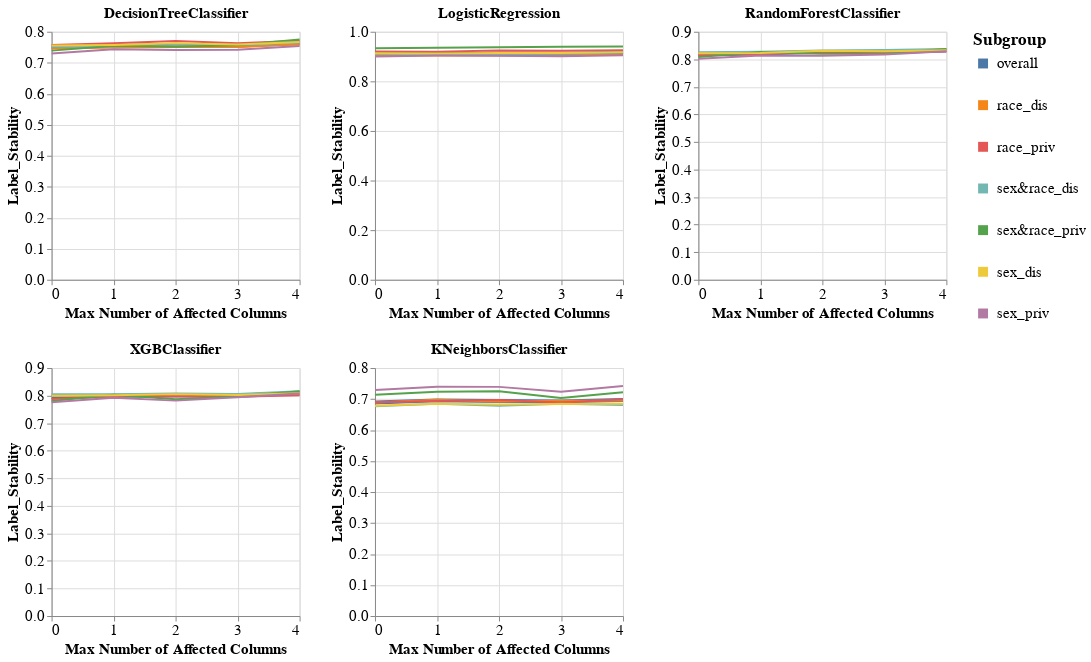

Here is the notebook cell this chart was saved with:
### Code cell
visualizer.create_subgroups_grid_pct_lines_per_model_plot(subgroup_metric='Label_Stability',
                                                          target_preprocessing_technique=PREPROCESSING_TECHNIQUES[0],
                                                          model_names=MODEL_NAMES,
                                                          mode='max_num_columns')

### Figure 1 — Vega-Lite specification as saved in the notebook (floating-point values rounded to 4 significant figures)
{"config": {"view": {"continuousWidth": 400, "continuousHeight": 300}, "axis": {"labelFontSize": 15, "titleFontSize": 15}, "legend": {"labelFontSize": 15, "symbolStrokeWidth": 10, "titleFontSize": 17}, "title": {"fontSize": 15}}, "vconcat": [{"hconcat": [{"mark": "line", "encoding": {"color": {"field": "Subgroup", "type": "nominal"}, "strokeWidth": {"condition": {"value": 4, "test": "datum.Subgroup == 'overall'"}, "value": 2}, "x": {"axis": {"tickMinStep": 1}, "field": "Percentage", "title": "Max Number of Affected Columns", "type": "quantitative"}, "y": {"field": "Metric_Value", "title": "Label_Stability", "type": "quantitative"}}, "height": 250, "title": "DecisionTreeClassifier", "width": 250}, {"data": {"name": "data-2c7a5b81c70b5303ae9de58b3e9a5795"}, "mark": "line", "encoding": {"color": {"field": "Subgroup", "type": "nominal"}, "strokeWidth": {"condition": {"value": 4, "test": "datum.Subgroup == 'overall'"}, "value": 2}, "x": {"axis": {"tickMinStep": 1}, "field": "Percentage", "title": "Max Number of Affected Columns", "type": "quantitative"}, "y": {"field": "Metric_Value", "title": "Label_Stability", "type": "quantitative"}}, "height": 250, "title": "LogisticRegression", "width": 250}, {"data": {"name": "data-518fee52e54e1ca94f410b42810bc206"}, "mark": "line", "encoding": {"color": {"field": "Subgroup", "type": "nominal"}, "strokeWidth": {"condition": {"value": 4, "test": "datum.Subgroup == 'overall'"}, "value": 2}, "x": {"axis": {"tickMinStep": 1}, "field": "Percentage", "title": "Max Number of Affected Columns", "type": "quantitative"}, "y": {"field": "Metric_Value", "title": "Label_Stability", "type": "quantitative"}}, "height": 250, "title": "RandomForestClassifier", "width": 250}]}, {"hconcat": [{"mark": "line", "encoding": {"color": {"field": "Subgroup", "type": "nominal"}, "strokeWidth": {"condition": {"value": 4, "test": "datum.Subgroup == 'overall'"}, "value": 2}, "x": {"axis": {"tickMinStep": 1}, "field": "Percentage", "title": "Max Number of Affected Columns", "type": "quantitative"}, "y": {"field": "Metric_Value", "title": "Label_Stability", "type": "quantitative"}}, "height": 250, "title": "XGBClassifier", "width": 250}, {"data": {"name": "data-02d56a56b02fc8c8c2ed9c9306bf7396"}, "mark": "line", "encoding": {"color": {"field": "Subgroup", "type": "nominal"}, "strokeWidth": {"condition": {"value": 4, "test": "datum.Subgroup == 'overall'"}, "value": 2}, "x": {"axis": {"tickMinStep": 1}, "field": "Percentage", "title": "Max Number of Affected Columns", "type": "quantitative"}, "y": {"field": "Metric_Value", "title": "Label_Stability", "type": "quantitative"}}, "height": 250, "title": "KNeighborsClassifier", "width": 250}], "data": {"name": "data-7a94dd33a477cd0164b4ab541601fbd0"}}], "data": {"name": "data-3f572dcca324735318c8ed7069daedfb"}, "$schema": "https://vega.github.io/schema/vega-lite/v4.17.0.json", "datasets": {"data-3f572dcca324735318c8ed7069daedfb": [{"Model_Name": "DecisionTreeClassifier", "Test_Set_Index": 0.0, "Metric": "Label_Stability", "Subgroup": "overall", "Num_Estimators": 200.0, "Metric_Value": 0.7503, "Percentage": 0.0}, {"Model_Name": "DecisionTreeClassifier", "Test_Set_Index": 0.0, "Metric": "Label_Stability", "Subgroup": "race_dis", "Num_Estimators": 200.0, "Metric_Value": 0.746, "Percentage": 0.0}, {"Model_Name": "DecisionTreeClassifier", "Test_Set_Index": 0.0, "Metric": "Label_Stability", "Subgroup": "race_priv", "Num_Estimators": 200.0, "Metric_Value": 0.7576, "Percentage": 0.0}, {"Model_Name": "DecisionTreeClassifier", "Test_Set_Index": 0.0, "Metric": "Label_Stability", "Subgroup": "sex&race_dis", "Num_Estimators": 200.0, "Metric_Value": 0.7519, "Percentage": 0.0}, {"Model_Name": "DecisionTreeClassifier", "Test_Set_Index": 0.0, "Metric": "Label_Stability", "Subgroup": "sex&race_priv", "Num_Estimators": 200.0, "Metric_Value": 0.7391, "Percentage": 0.0}, {"Model_Name": "DecisionTreeClassifier", "Test_Set_Index": 0.0, "Metric": "Label_Stability", "Subgroup": "sex_dis", "Num_Estimators": 200.0, "Metric_Value": 0.756, "Percentage": 0.0}, {"Model_Name": "DecisionTreeClassifier", "Test_Set_Index": 0.0, "Metric": "Label_Stability", "Subgroup": "sex_priv", "Num_Estimators": 200.0, "Metric_Value": 0.7298, "Percentage": 0.0}, {"Model_Name": "DecisionTreeClassifier", "Test_Set_Index": 1.0, "Metric": "Label_Stability", "Subgroup": "overall", "Num_Estimators": 200.0, "Metric_Value": 0.7542, "Percentage": 1.0}, {"Model_Name": "DecisionTreeClassifier", "Test_Set_Index": 1.0, "Metric": "Label_Stability", "Subgroup": "race_dis", "Num_Estimators": 200.0, "Metric_Value": 0.7492, "Percentage": 1.0}, {"Model_Name": "DecisionTreeClassifier", "Test_Set_Index": 1.0, "Metric": "Label_Stability", "Subgroup": "race_priv", "Num_Estimators": 200.0, "Metric_Value": 0.7626, "Percentage": 1.0}, {"Model_Name": "DecisionTreeClassifier", "Test_Set_Index": 1.0, "Metric": "Label_Stability", "Subgroup": "sex&race_dis", "Num_Estimators": 200.0, "Metric_Value": 0.7531, "Percentage": 1.0}, {"Model_Name": "DecisionTreeClassifier", "Test_Set_Index": 1.0, "Metric": "Label_Stability", "Subgroup": "sex&race_priv", "Num_Estimators": 200.0, "Metric_Value": 0.7545, "Percentage": 1.0}, {"Model_Name": "DecisionTreeClassifier", "Test_Set_Index": 1.0, "Metric": "Label_Stability", "Subgroup": "sex_dis", "Num_Estimators": 200.0, "Metric_Value": 0.7574, "Percentage": 1.0}, {"Model_Name": "DecisionTreeClassifier", "Test_Set_Index": 1.0, "Metric": "Label_Stability", "Subgroup": "sex_priv", "Num_Estimators": 200.0, "Metric_Value": 0.7432, "Percentage": 1.0}, {"Model_Name": "DecisionTreeClassifier", "Test_Set_Index": 2.0, "Metric": "Label_Stability", "Subgroup": "overall", "Num_Estimators": 200.0, "Metric_Value": 0.7583, "Percentage": 2.0}, {"Model_Name": "DecisionTreeClassifier", "Test_Set_Index": 2.0, "Metric": "Label_Stability", "Subgroup": "race_dis", "Num_Estimators": 200.0, "Metric_Value": 0.7509, "Percentage": 2.0}, {"Model_Name": "DecisionTreeClassifier", "Test_Set_Index": 2.0, "Metric": "Label_Stability", "Subgroup": "race_priv", "Num_Estimators": 200.0, "Metric_Value": 0.7704, "Percentage": 2.0}, {"Model_Name": "DecisionTreeClassifier", "Test_Set_Index": 2.0, "Metric": "Label_Stability", "Subgroup": "sex&race_dis", "Num_Estimators": 200.0, "Metric_Value": 0.7553, "Percentage": 2.0}, {"Model_Name": "DecisionTreeClassifier", "Test_Set_Index": 2.0, "Metric": "Label_Stability", "Subgroup": "sex&race_priv", "Num_Estimators": 200.0, "Metric_Value": 0.7512, "Percentage": 2.0}, {"Model_Name": "DecisionTreeClassifier", "Test_Set_Index": 2.0, "Metric": "Label_Stability", "Subgroup": "sex_dis", "Num_Estimators": 200.0, "Metric_Value": 0.763, "Percentage": 2.0}, {"Model_Name": "DecisionTreeClassifier", "Test_Set_Index": 2.0, "Metric": "Label_Stability", "Subgroup": "sex_priv", "Num_Estimators": 200.0, "Metric_Value": 0.7412, "Percentage": 2.0}, {"Model_Name": "DecisionTreeClassifier", "Test_Set_Index": 3.0, "Metric": "Label_Stability", "Subgroup": "overall", "Num_Estimators": 200.0, "Metric_Value": 0.7552, "Percentage": 3.0}, {"Model_Name": "DecisionTreeClassifier", "Test_Set_Index": 3.0, "Metric": "Label_Stability", "Subgroup": "race_dis", "Num_Estimators": 200.0, "Metric_Value": 0.7507, "Percentage": 3.0}, {"Model_Name": "DecisionTreeClassifier", "Test_Set_Index": 3.0, "Metric": "Label_Stability", "Subgroup": "race_priv", "Num_Estimators": 200.0, "Metric_Value": 0.7625, "Percentage": 3.0}, {"Model_Name": "DecisionTreeClassifier", "Test_Set_Index": 3.0, "Metric": "Label_Stability", "Subgroup": "sex&race_dis", "Num_Estimators": 200.0, "Metric_Value": 0.7561, "Percentage": 3.0}, {"Model_Name": "DecisionTreeClassifier", "Test_Set_Index": 3.0, "Metric": "Label_Stability", "Subgroup": "sex&race_priv", "Num_Estimators": 200.0, "Metric_Value": 0.7567, "Percentage": 3.0}, {"Model_Name": "DecisionTreeClassifier", "Test_Set_Index": 3.0, "Metric": "Label_Stability", "Subgroup": "sex_dis", "Num_Estimators": 200.0, "Metric_Value": 0.7589, "Percentage": 3.0}, {"Model_Name": "DecisionTreeClassifier", "Test_Set_Index": 3.0, "Metric": "Label_Stability", "Subgroup": "sex_priv", "Num_Estimators": 200.0, "Metric_Value": 0.7416, "Percentage": 3.0}, {"Model_Name": "DecisionTreeClassifier", "Test_Set_Index": 4.0, "Metric": "Label_Stability", "Subgroup": "overall", "Num_Estimators": 200.0, "Metric_Value": 0.7638, "Percentage": 4.0}, {"Model_Name": "DecisionTreeClassifier", "Test_Set_Index": 4.0, "Metric": "Label_Stability", "Subgroup": "race_dis", "Num_Estimators": 200.0, "Metric_Value": 0.7596, "Percentage": 4.0}, {"Model_Name": "DecisionTreeClassifier", "Test_Set_Index": 4.0, "Metric": "Label_Stability", "Subgroup": "race_priv", "Num_Estimators": 200.0, "Metric_Value": 0.7707, "Percentage": 4.0}, {"Model_Name": "DecisionTreeClassifier", "Test_Set_Index": 4.0, "Metric": "Label_Stability", "Subgroup": "sex&race_dis", "Num_Estimators": 200.0, "Metric_Value": 0.7654, "Percentage": 4.0}, {"Model_Name": "DecisionTreeClassifier", "Test_Set_Index": 4.0, "Metric": "Label_Stability", "Subgroup": "sex&race_priv", "Num_Estimators": 200.0, "Metric_Value": 0.7748, "Percentage": 4.0}, {"Model_Name": "DecisionTreeClassifier", "Test_Set_Index": 4.0, "Metric": "Label_Stability", "Subgroup": "sex_dis", "Num_Estimators": 200.0, "Metric_Value": 0.7666, "Percentage": 4.0}, {"Model_Name": "DecisionTreeClassifier", "Test_Set_Index": 4.0, "Metric": "Label_Stability", "Subgroup": "sex_priv", "Num_Estimators": 200.0, "Metric_Value": 0.7537, "Percentage": 4.0}], "data-2c7a5b81c70b5303ae9de58b3e9a5795": [{"Model_Name": "LogisticRegression", "Test_Set_Index": 0.0, "Metric": "Label_Stability", "Subgroup": "overall", "Num_Estimators": 200.0, "Metric_Value": 0.9108, "Percentage": 0.0}, {"Model_Name": "LogisticRegression", "Test_Set_Index": 0.0, "Metric": "Label_Stability", "Subgroup": "race_dis", "Num_Estimators": 200.0, "Metric_Value": 0.9044, "Percentage": 0.0}, {"Model_Name": "LogisticRegression", "Test_Set_Index": 0.0, "Metric": "Label_Stability", "Subgroup": "race_priv", "Num_Estimators": 200.0, "Metric_Value": 0.9208, "Percentage": 0.0}, {"Model_Name": "LogisticRegression", "Test_Set_Index": 0.0, "Metric": "Label_Stability", "Subgroup": "sex&race_dis", "Num_Estimators": 200.0, "Metric_Value": 0.9116, "Percentage": 0.0}, {"Model_Name": "LogisticRegression", "Test_Set_Index": 0.0, "Metric": "Label_Stability", "Subgroup": "sex&race_priv", "Num_Estimators": 200.0, "Metric_Value": 0.9333, "Percentage": 0.0}, {"Model_Name": "LogisticRegression", "Test_Set_Index": 0.0, "Metric": "Label_Stability", "Subgroup": "sex_dis", "Num_Estimators": 200.0, "Metric_Value": 0.9134, "Percentage": 0.0}, {"Model_Name": "LogisticRegression", "Test_Set_Index": 0.0, "Metric": "Label_Stability", "Subgroup": "sex_priv", "Num_Estimators": 200.0, "Metric_Value": 0.8997, "Percentage": 0.0}, {"Model_Name": "LogisticRegression", "Test_Set_Index": 1.0, "Metric": "Label_Stability", "Subgroup": "overall", "Num_Estimators": 200.0, "Metric_Value": 0.9105, "Percentage": 1.0}, {"Model_Name": "LogisticRegression", "Test_Set_Index": 1.0, "Metric": "Label_Stability", "Subgroup": "race_dis", "Num_Estimators": 200.0, "Metric_Value": 0.9047, "Percentage": 1.0}, {"Model_Name": "LogisticRegression", "Test_Set_Index": 1.0, "Metric": "Label_Stability", "Subgroup": "race_priv", "Num_Estimators": 200.0, "Metric_Value": 0.9199, "Percentage": 1.0}, {"Model_Name": "LogisticRegression", "Test_Set_Index": 1.0, "Metric": "Label_Stability", "Subgroup": "sex&race_dis", "Num_Estimators": 200.0, "Metric_Value": 0.9106, "Percentage": 1.0}, {"Model_Name": "LogisticRegression", "Test_Set_Index": 1.0, "Metric": "Label_Stability", "Subgroup": "sex&race_priv", "Num_Estimators": 200.0, "Metric_Value": 0.9354, "Percentage": 1.0}, {"Model_Name": "LogisticRegression", "Test_Set_Index": 1.0, "Metric": "Label_Stability", "Subgroup": "sex_dis", "Num_Estimators": 200.0, "Metric_Value": 0.912, "Percentage": 1.0}, {"Model_Name": "LogisticRegression", "Test_Set_Index": 1.0, "Metric": "Label_Stability", "Subgroup": "sex_priv", "Num_Estimators": 200.0, "Metric_Value": 0.9039, "Percentage": 1.0}, {"Model_Name": "LogisticRegression", "Test_Set_Index": 2.0, "Metric": "Label_Stability", "Subgroup": "overall", "Num_Estimators": 200.0, "Metric_Value": 0.9118, "Percentage": 2.0}, {"Model_Name": "LogisticRegression", "Test_Set_Index": 2.0, "Metric": "Label_Stability", "Subgroup": "race_dis", "Num_Estimators": 200.0, "Metric_Value": 0.9038, "Percentage": 2.0}, {"Model_Name": "LogisticRegression", "Test_Set_Index": 2.0, "Metric": "Label_Stability", "Subgroup": "race_priv", "Num_Estimators": 200.0, "Metric_Value": 0.9245, "Percentage": 2.0}, {"Model_Name": "LogisticRegression", "Test_Set_Index": 2.0, "Metric": "Label_Stability", "Subgroup": "sex&race_dis", "Num_Estimators": 200.0, "Metric_Value": 0.9103, "Percentage": 2.0}, {"Model_Name": "LogisticRegression", "Test_Set_Index": 2.0, "Metric": "Label_Stability", "Subgroup": "sex&race_priv", "Num_Estimators": 200.0, "Metric_Value": 0.9374, "Percentage": 2.0}, {"Model_Name": "LogisticRegression", "Test_Set_Index": 2.0, "Metric": "Label_Stability", "Subgroup": "sex_dis", "Num_Estimators": 200.0, "Metric_Value": 0.9139, "Percentage": 2.0}, {"Model_Name": "LogisticRegression", "Test_Set_Index": 2.0, "Metric": "Label_Stability", "Subgroup": "sex_priv", "Num_Estimators": 200.0, "Metric_Value": 0.9028, "Percentage": 2.0}, {"Model_Name": "LogisticRegression", "Test_Set_Index": 3.0, "Metric": "Label_Stability", "Subgroup": "overall", "Num_Estimators": 200.0, "Metric_Value": 0.9115, "Percentage": 3.0}, {"Model_Name": "LogisticRegression", "Test_Set_Index": 3.0, "Metric": "Label_Stability", "Subgroup": "race_dis", "Num_Estimators": 200.0, "Metric_Value": 0.904, "Percentage": 3.0}, {"Model_Name": "LogisticRegression", "Test_Set_Index": 3.0, "Metric": "Label_Stability", "Subgroup": "race_priv", "Num_Estimators": 200.0, "Metric_Value": 0.9234, "Percentage": 3.0}, {"Model_Name": "LogisticRegression", "Test_Set_Index": 3.0, "Metric": "Label_Stability", "Subgroup": "sex&race_dis", "Num_Estimators": 200.0, "Metric_Value": 0.9116, "Percentage": 3.0}, {"Model_Name": "LogisticRegression", "Test_Set_Index": 3.0, "Metric": "Label_Stability", "Subgroup": "sex&race_priv", "Num_Estimators": 200.0, "Metric_Value": 0.9399, "Percentage": 3.0}, {"Model_Name": "LogisticRegression", "Test_Set_Index": 3.0, "Metric": "Label_Stability", "Subgroup": "sex_dis", "Num_Estimators": 200.0, "Metric_Value": 0.914, "Percentage": 3.0}, {"Model_Name": "LogisticRegression", "Test_Set_Index": 3.0, "Metric": "Label_Stability", "Subgroup": "sex_priv", "Num_Estimators": 200.0, "Metric_Value": 0.9012, "Percentage": 3.0}, {"Model_Name": "LogisticRegression", "Test_Set_Index": 4.0, "Metric": "Label_Stability", "Subgroup": "overall", "Num_Estimators": 200.0, "Metric_Value": 0.9155, "Percentage": 4.0}, {"Model_Name": "LogisticRegression", "Test_Set_Index": 4.0, "Metric": "Label_Stability", "Subgroup": "race_dis", "Num_Estimators": 200.0, "Metric_Value": 0.9095, "Percentage": 4.0}, {"Model_Name": "LogisticRegression", "Test_Set_Index": 4.0, "Metric": "Label_Stability", "Subgroup": "race_priv", "Num_Estimators": 200.0, "Metric_Value": 0.9251, "Percentage": 4.0}, {"Model_Name": "LogisticRegression", "Test_Set_Index": 4.0, "Metric": "Label_Stability", "Subgroup": "sex&race_dis", "Num_Estimators": 200.0, "Metric_Value": 0.9167, "Percentage": 4.0}, {"Model_Name": "LogisticRegression", "Test_Set_Index": 4.0, "Metric": "Label_Stability", "Subgroup": "sex&race_priv", "Num_Estimators": 200.0, "Metric_Value": 0.9404, "Percentage": 4.0}, {"Model_Name": "LogisticRegression", "Test_Set_Index": 4.0, "Metric": "Label_Stability", "Subgroup": "sex_dis", "Num_Estimators": 200.0, "Metric_Value": 0.9178, "Percentage": 4.0}, {"Model_Name": "LogisticRegression", "Test_Set_Index": 4.0, "Metric": "Label_Stability", "Subgroup": "sex_priv", "Num_Estimators": 200.0, "Metric_Value": 0.9052, "Percentage": 4.0}], "data-518fee52e54e1ca94f410b42810bc206": [{"Model_Name": "RandomForestClassifier", "Test_Set_Index": 0.0, "Metric": "Label_Stability", "Subgroup": "overall", "Num_Estimators": 200.0, "Metric_Value": 0.8175, "Percentage": 0.0}, {"Model_Name": "RandomForestClassifier", "Test_Set_Index": 0.0, "Metric": "Label_Stability", "Subgroup": "race_dis", "Num_Estimators": 200.0, "Metric_Value": 0.8202, "Percentage": 0.0}, {"Model_Name": "RandomForestClassifier", "Test_Set_Index": 0.0, "Metric": "Label_Stability", "Subgroup": "race_priv", "Num_Estimators": 200.0, "Metric_Value": 0.8145, "Percentage": 0.0}, {"Model_Name": "RandomForestClassifier", "Test_Set_Index": 0.0, "Metric": "Label_Stability", "Subgroup": "sex&race_dis", "Num_Estimators": 200.0, "Metric_Value": 0.8258, "Percentage": 0.0}, {"Model_Name": "RandomForestClassifier", "Test_Set_Index": 0.0, "Metric": "Label_Stability", "Subgroup": "sex&race_priv", "Num_Estimators": 200.0, "Metric_Value": 0.8086, "Percentage": 0.0}, {"Model_Name": "RandomForestClassifier", "Test_Set_Index": 0.0, "Metric": "Label_Stability", "Subgroup": "sex_dis", "Num_Estimators": 200.0, "Metric_Value": 0.8218, "Percentage": 0.0}, {"Model_Name": "RandomForestClassifier", "Test_Set_Index": 0.0, "Metric": "Label_Stability", "Subgroup": "sex_priv", "Num_Estimators": 200.0, "Metric_Value": 0.8022, "Percentage": 0.0}, {"Model_Name": "RandomForestClassifier", "Test_Set_Index": 1.0, "Metric": "Label_Stability", "Subgroup": "overall", "Num_Estimators": 200.0, "Metric_Value": 0.8208, "Percentage": 1.0}, {"Model_Name": "RandomForestClassifier", "Test_Set_Index": 1.0, "Metric": "Label_Stability", "Subgroup": "race_dis", "Num_Estimators": 200.0, "Metric_Value": 0.8229, "Percentage": 1.0}, {"Model_Name": "RandomForestClassifier", "Test_Set_Index": 1.0, "Metric": "Label_Stability", "Subgroup": "race_priv", "Num_Estimators": 200.0, "Metric_Value": 0.819, "Percentage": 1.0}, {"Model_Name": "RandomForestClassifier", "Test_Set_Index": 1.0, "Metric": "Label_Stability", "Subgroup": "sex&race_dis", "Num_Estimators": 200.0, "Metric_Value": 0.8275, "Percentage": 1.0}, {"Model_Name": "RandomForestClassifier", "Test_Set_Index": 1.0, "Metric": "Label_Stability", "Subgroup": "sex&race_priv", "Num_Estimators": 200.0, "Metric_Value": 0.8262, "Percentage": 1.0}, {"Model_Name": "RandomForestClassifier", "Test_Set_Index": 1.0, "Metric": "Label_Stability", "Subgroup": "sex_dis", "Num_Estimators": 200.0, "Metric_Value": 0.8231, "Percentage": 1.0}, {"Model_Name": "RandomForestClassifier", "Test_Set_Index": 1.0, "Metric": "Label_Stability", "Subgroup": "sex_priv", "Num_Estimators": 200.0, "Metric_Value": 0.8134, "Percentage": 1.0}, {"Model_Name": "RandomForestClassifier", "Test_Set_Index": 2.0, "Metric": "Label_Stability", "Subgroup": "overall", "Num_Estimators": 200.0, "Metric_Value": 0.827, "Percentage": 2.0}, {"Model_Name": "RandomForestClassifier", "Test_Set_Index": 2.0, "Metric": "Label_Stability", "Subgroup": "race_dis", "Num_Estimators": 200.0, "Metric_Value": 0.8273, "Percentage": 2.0}, {"Model_Name": "RandomForestClassifier", "Test_Set_Index": 2.0, "Metric": "Label_Stability", "Subgroup": "race_priv", "Num_Estimators": 200.0, "Metric_Value": 0.8277, "Percentage": 2.0}, {"Model_Name": "RandomForestClassifier", "Test_Set_Index": 2.0, "Metric": "Label_Stability", "Subgroup": "sex&race_dis", "Num_Estimators": 200.0, "Metric_Value": 0.8322, "Percentage": 2.0}, {"Model_Name": "RandomForestClassifier", "Test_Set_Index": 2.0, "Metric": "Label_Stability", "Subgroup": "sex&race_priv", "Num_Estimators": 200.0, "Metric_Value": 0.8204, "Percentage": 2.0}, {"Model_Name": "RandomForestClassifier", "Test_Set_Index": 2.0, "Metric": "Label_Stability", "Subgroup": "sex_dis", "Num_Estimators": 200.0, "Metric_Value": 0.831, "Percentage": 2.0}, {"Model_Name": "RandomForestClassifier", "Test_Set_Index": 2.0, "Metric": "Label_Stability", "Subgroup": "sex_priv", "Num_Estimators": 200.0, "Metric_Value": 0.8128, "Percentage": 2.0}, {"Model_Name": "RandomForestClassifier", "Test_Set_Index": 3.0, "Metric": "Label_Stability", "Subgroup": "overall", "Num_Estimators": 200.0, "Metric_Value": 0.8265, "Percentage": 3.0}, {"Model_Name": "RandomForestClassifier", "Test_Set_Index": 3.0, "Metric": "Label_Stability", "Subgroup": "race_dis", "Num_Estimators": 200.0, "Metric_Value": 0.8298, "Percentage": 3.0}, {"Model_Name": "RandomForestClassifier", "Test_Set_Index": 3.0, "Metric": "Label_Stability", "Subgroup": "race_priv", "Num_Estimators": 200.0, "Metric_Value": 0.8226, "Percentage": 3.0}, {"Model_Name": "RandomForestClassifier", "Test_Set_Index": 3.0, "Metric": "Label_Stability", "Subgroup": "sex&race_dis", "Num_Estimators": 200.0, "Metric_Value": 0.8334, "Percentage": 3.0}, {"Model_Name": "RandomForestClassifier", "Test_Set_Index": 3.0, "Metric": "Label_Stability", "Subgroup": "sex&race_priv", "Num_Estimators": 200.0, "Metric_Value": 0.8199, "Percentage": 3.0}, {"Model_Name": "RandomForestClassifier", "Test_Set_Index": 3.0, "Metric": "Label_Stability", "Subgroup": "sex_dis", "Num_Estimators": 200.0, "Metric_Value": 0.8293, "Percentage": 3.0}, {"Model_Name": "RandomForestClassifier", "Test_Set_Index": 3.0, "Metric": "Label_Stability", "Subgroup": "sex_priv", "Num_Estimators": 200.0, "Metric_Value": 0.8173, "Percentage": 3.0}, {"Model_Name": "RandomForestClassifier", "Test_Set_Index": 4.0, "Metric": "Label_Stability", "Subgroup": "overall", "Num_Estimators": 200.0, "Metric_Value": 0.8321, "Percentage": 4.0}, {"Model_Name": "RandomForestClassifier", "Test_Set_Index": 4.0, "Metric": "Label_Stability", "Subgroup": "race_dis", "Num_Estimators": 200.0, "Metric_Value": 0.8348, "Percentage": 4.0}, {"Model_Name": "RandomForestClassifier", "Test_Set_Index": 4.0, "Metric": "Label_Stability", "Subgroup": "race_priv", "Num_Estimators": 200.0, "Metric_Value": 0.8291, "Percentage": 4.0}, {"Model_Name": "RandomForestClassifier", "Test_Set_Index": 4.0, "Metric": "Label_Stability", "Subgroup": "sex&race_dis", "Num_Estimators": 200.0, "Metric_Value": 0.8377, "Percentage": 4.0}, {"Model_Name": "RandomForestClassifier", "Test_Set_Index": 4.0, "Metric": "Label_Stability", "Subgroup": "sex&race_priv", "Num_Estimators": 200.0, "Metric_Value": 0.837, "Percentage": 4.0}, {"Model_Name": "RandomForestClassifier", "Test_Set_Index": 4.0, "Metric": "Label_Stability", "Subgroup": "sex_dis", "Num_Estimators": 200.0, "Metric_Value": 0.8331, "Percentage": 4.0}, {"Model_Name": "RandomForestClassifier", "Test_Set_Index": 4.0, "Metric": "Label_Stability", "Subgroup": "sex_priv", "Num_Estimators": 200.0, "Metric_Value": 0.8295, "Percentage": 4.0}], "data-7a94dd33a477cd0164b4ab541601fbd0": [{"Model_Name": "XGBClassifier", "Test_Set_Index": 0.0, "Metric": "Label_Stability", "Subgroup": "overall", "Num_Estimators": 200.0, "Metric_Value": 0.7943, "Percentage": 0.0}, {"Model_Name": "XGBClassifier", "Test_Set_Index": 0.0, "Metric": "Label_Stability", "Subgroup": "race_dis", "Num_Estimators": 200.0, "Metric_Value": 0.7987, "Percentage": 0.0}, {"Model_Name": "XGBClassifier", "Test_Set_Index": 0.0, "Metric": "Label_Stability", "Subgroup": "race_priv", "Num_Estimators": 200.0, "Metric_Value": 0.7878, "Percentage": 0.0}, {"Model_Name": "XGBClassifier", "Test_Set_Index": 0.0, "Metric": "Label_Stability", "Subgroup": "sex&race_dis", "Num_Estimators": 200.0, "Metric_Value": 0.805, "Percentage": 0.0}, {"Model_Name": "XGBClassifier", "Test_Set_Index": 0.0, "Metric": "Label_Stability", "Subgroup": "sex&race_priv", "Num_Estimators": 200.0, "Metric_Value": 0.7806, "Percentage": 0.0}, {"Model_Name": "XGBClassifier", "Test_Set_Index": 0.0, "Metric": "Label_Stability", "Subgroup": "sex_dis", "Num_Estimators": 200.0, "Metric_Value": 0.7993, "Percentage": 0.0}, {"Model_Name": "XGBClassifier", "Test_Set_Index": 0.0, "Metric": "Label_Stability", "Subgroup": "sex_priv", "Num_Estimators": 200.0, "Metric_Value": 0.7756, "Percentage": 0.0}, {"Model_Name": "XGBClassifier", "Test_Set_Index": 1.0, "Metric": "Label_Stability", "Subgroup": "overall", "Num_Estimators": 200.0, "Metric_Value": 0.7991, "Percentage": 1.0}, {"Model_Name": "XGBClassifier", "Test_Set_Index": 1.0, "Metric": "Label_Stability", "Subgroup": "race_dis", "Num_Estimators": 200.0, "Metric_Value": 0.801, "Percentage": 1.0}, {"Model_Name": "XGBClassifier", "Test_Set_Index": 1.0, "Metric": "Label_Stability", "Subgroup": "race_priv", "Num_Estimators": 200.0, "Metric_Value": 0.7963, "Percentage": 1.0}, {"Model_Name": "XGBClassifier", "Test_Set_Index": 1.0, "Metric": "Label_Stability", "Subgroup": "sex&race_dis", "Num_Estimators": 200.0, "Metric_Value": 0.8051, "Percentage": 1.0}, {"Model_Name": "XGBClassifier", "Test_Set_Index": 1.0, "Metric": "Label_Stability", "Subgroup": "sex&race_priv", "Num_Estimators": 200.0, "Metric_Value": 0.8032, "Percentage": 1.0}, {"Model_Name": "XGBClassifier", "Test_Set_Index": 1.0, "Metric": "Label_Stability", "Subgroup": "sex_dis", "Num_Estimators": 200.0, "Metric_Value": 0.801, "Percentage": 1.0}, {"Model_Name": "XGBClassifier", "Test_Set_Index": 1.0, "Metric": "Label_Stability", "Subgroup": "sex_priv", "Num_Estimators": 200.0, "Metric_Value": 0.7921, "Percentage": 1.0}, {"Model_Name": "XGBClassifier", "Test_Set_Index": 2.0, "Metric": "Label_Stability", "Subgroup": "overall", "Num_Estimators": 200.0, "Metric_Value": 0.8004, "Percentage": 2.0}, {"Model_Name": "XGBClassifier", "Test_Set_Index": 2.0, "Metric": "Label_Stability", "Subgroup": "race_dis", "Num_Estimators": 200.0, "Metric_Value": 0.8023, "Percentage": 2.0}, {"Model_Name": "XGBClassifier", "Test_Set_Index": 2.0, "Metric": "Label_Stability", "Subgroup": "race_priv", "Num_Estimators": 200.0, "Metric_Value": 0.7977, "Percentage": 2.0}, {"Model_Name": "XGBClassifier", "Test_Set_Index": 2.0, "Metric": "Label_Stability", "Subgroup": "sex&race_dis", "Num_Estimators": 200.0, "Metric_Value": 0.8079, "Percentage": 2.0}, {"Model_Name": "XGBClassifier", "Test_Set_Index": 2.0, "Metric": "Label_Stability", "Subgroup": "sex&race_priv", "Num_Estimators": 200.0, "Metric_Value": 0.7868, "Percentage": 2.0}, {"Model_Name": "XGBClassifier", "Test_Set_Index": 2.0, "Metric": "Label_Stability", "Subgroup": "sex_dis", "Num_Estimators": 200.0, "Metric_Value": 0.8053, "Percentage": 2.0}, {"Model_Name": "XGBClassifier", "Test_Set_Index": 2.0, "Metric": "Label_Stability", "Subgroup": "sex_priv", "Num_Estimators": 200.0, "Metric_Value": 0.7817, "Percentage": 2.0}, {"Model_Name": "XGBClassifier", "Test_Set_Index": 3.0, "Metric": "Label_Stability", "Subgroup": "overall", "Num_Estimators": 200.0, "Metric_Value": 0.8001, "Percentage": 3.0}, {"Model_Name": "XGBClassifier", "Test_Set_Index": 3.0, "Metric": "Label_Stability", "Subgroup": "race_dis", "Num_Estimators": 200.0, "Metric_Value": 0.8032, "Percentage": 3.0}, {"Model_Name": "XGBClassifier", "Test_Set_Index": 3.0, "Metric": "Label_Stability", "Subgroup": "race_priv", "Num_Estimators": 200.0, "Metric_Value": 0.7956, "Percentage": 3.0}, {"Model_Name": "XGBClassifier", "Test_Set_Index": 3.0, "Metric": "Label_Stability", "Subgroup": "sex&race_dis", "Num_Estimators": 200.0, "Metric_Value": 0.8059, "Percentage": 3.0}, {"Model_Name": "XGBClassifier", "Test_Set_Index": 3.0, "Metric": "Label_Stability", "Subgroup": "sex&race_priv", "Num_Estimators": 200.0, "Metric_Value": 0.7969, "Percentage": 3.0}, {"Model_Name": "XGBClassifier", "Test_Set_Index": 3.0, "Metric": "Label_Stability", "Subgroup": "sex_dis", "Num_Estimators": 200.0, "Metric_Value": 0.8019, "Percentage": 3.0}, {"Model_Name": "XGBClassifier", "Test_Set_Index": 3.0, "Metric": "Label_Stability", "Subgroup": "sex_priv", "Num_Estimators": 200.0, "Metric_Value": 0.794, "Percentage": 3.0}, {"Model_Name": "XGBClassifier", "Test_Set_Index": 4.0, "Metric": "Label_Stability", "Subgroup": "overall", "Num_Estimators": 200.0, "Metric_Value": 0.8083, "Percentage": 4.0}, {"Model_Name": "XGBClassifier", "Test_Set_Index": 4.0, "Metric": "Label_Stability", "Subgroup": "race_dis", "Num_Estimators": 200.0, "Metric_Value": 0.8132, "Percentage": 4.0}, {"Model_Name": "XGBClassifier", "Test_Set_Index": 4.0, "Metric": "Label_Stability", "Subgroup": "race_priv", "Num_Estimators": 200.0, "Metric_Value": 0.8009, "Percentage": 4.0}, {"Model_Name": "XGBClassifier", "Test_Set_Index": 4.0, "Metric": "Label_Stability", "Subgroup": "sex&race_dis", "Num_Estimators": 200.0, "Metric_Value": 0.8161, "Percentage": 4.0}, {"Model_Name": "XGBClassifier", "Test_Set_Index": 4.0, "Metric": "Label_Stability", "Subgroup": "sex&race_priv", "Num_Estimators": 200.0, "Metric_Value": 0.8155, "Percentage": 4.0}, {"Model_Name": "XGBClassifier", "Test_Set_Index": 4.0, "Metric": "Label_Stability", "Subgroup": "sex_dis", "Num_Estimators": 200.0, "Metric_Value": 0.8087, "Percentage": 4.0}, {"Model_Name": "XGBClassifier", "Test_Set_Index": 4.0, "Metric": "Label_Stability", "Subgroup": "sex_priv", "Num_Estimators": 200.0, "Metric_Value": 0.8074, "Percentage": 4.0}], "data-02d56a56b02fc8c8c2ed9c9306bf7396": [{"Model_Name": "KNeighborsClassifier", "Test_Set_Index": 0.0, "Metric": "Label_Stability", "Subgroup": "overall", "Num_Estimators": 200.0, "Metric_Value": 0.689, "Percentage": 0.0}, {"Model_Name": "KNeighborsClassifier", "Test_Set_Index": 0.0, "Metric": "Label_Stability", "Subgroup": "race_dis", "Num_Estimators": 200.0, "Metric_Value": 0.6885, "Percentage": 0.0}, {"Model_Name": "KNeighborsClassifier", "Test_Set_Index": 0.0, "Metric": "Label_Stability", "Subgroup": "race_priv", "Num_Estimators": 200.0, "Metric_Value": 0.6898, "Percentage": 0.0}, {"Model_Name": "KNeighborsClassifier", "Test_Set_Index": 0.0, "Metric": "Label_Stability", "Subgroup": "sex&race_dis", "Num_Estimators": 200.0, "Metric_Value": 0.6767, "Percentage": 0.0}, {"Model_Name": "KNeighborsClassifier", "Test_Set_Index": 0.0, "Metric": "Label_Stability", "Subgroup": "sex&race_priv", "Num_Estimators": 200.0, "Metric_Value": 0.714, "Percentage": 0.0}, {"Model_Name": "KNeighborsClassifier", "Test_Set_Index": 0.0, "Metric": "Label_Stability", "Subgroup": "sex_dis", "Num_Estimators": 200.0, "Metric_Value": 0.6787, "Percentage": 0.0}, {"Model_Name": "KNeighborsClassifier", "Test_Set_Index": 0.0, "Metric": "Label_Stability", "Subgroup": "sex_priv", "Num_Estimators": 200.0, "Metric_Value": 0.729, "Percentage": 0.0}, {"Model_Name": "KNeighborsClassifier", "Test_Set_Index": 1.0, "Metric": "Label_Stability", "Subgroup": "overall", "Num_Estimators": 200.0, "Metric_Value": 0.6957, "Percentage": 1.0}, {"Model_Name": "KNeighborsClassifier", "Test_Set_Index": 1.0, "Metric": "Label_Stability", "Subgroup": "race_dis", "Num_Estimators": 200.0, "Metric_Value": 0.6973, "Percentage": 1.0}, {"Model_Name": "KNeighborsClassifier", "Test_Set_Index": 1.0, "Metric": "Label_Stability", "Subgroup": "race_priv", "Num_Estimators": 200.0, "Metric_Value": 0.6933, "Percentage": 1.0}, {"Model_Name": "KNeighborsClassifier", "Test_Set_Index": 1.0, "Metric": "Label_Stability", "Subgroup": "sex&race_dis", "Num_Estimators": 200.0, "Metric_Value": 0.6851, "Percentage": 1.0}, {"Model_Name": "KNeighborsClassifier", "Test_Set_Index": 1.0, "Metric": "Label_Stability", "Subgroup": "sex&race_priv", "Num_Estimators": 200.0, "Metric_Value": 0.7237, "Percentage": 1.0}, {"Model_Name": "KNeighborsClassifier", "Test_Set_Index": 1.0, "Metric": "Label_Stability", "Subgroup": "sex_dis", "Num_Estimators": 200.0, "Metric_Value": 0.6845, "Percentage": 1.0}, {"Model_Name": "KNeighborsClassifier", "Test_Set_Index": 1.0, "Metric": "Label_Stability", "Subgroup": "sex_priv", "Num_Estimators": 200.0, "Metric_Value": 0.7394, "Percentage": 1.0}, {"Model_Name": "KNeighborsClassifier", "Test_Set_Index": 2.0, "Metric": "Label_Stability", "Subgroup": "overall", "Num_Estimators": 200.0, "Metric_Value": 0.6939, "Percentage": 2.0}, {"Model_Name": "KNeighborsClassifier", "Test_Set_Index": 2.0, "Metric": "Label_Stability", "Subgroup": "race_dis", "Num_Estimators": 200.0, "Metric_Value": 0.692, "Percentage": 2.0}, {"Model_Name": "KNeighborsClassifier", "Test_Set_Index": 2.0, "Metric": "Label_Stability", "Subgroup": "race_priv", "Num_Estimators": 200.0, "Metric_Value": 0.6968, "Percentage": 2.0}, {"Model_Name": "KNeighborsClassifier", "Test_Set_Index": 2.0, "Metric": "Label_Stability", "Subgroup": "sex&race_dis", "Num_Estimators": 200.0, "Metric_Value": 0.6786, "Percentage": 2.0}, {"Model_Name": "KNeighborsClassifier", "Test_Set_Index": 2.0, "Metric": "Label_Stability", "Subgroup": "sex&race_priv", "Num_Estimators": 200.0, "Metric_Value": 0.7249, "Percentage": 2.0}, {"Model_Name": "KNeighborsClassifier", "Test_Set_Index": 2.0, "Metric": "Label_Stability", "Subgroup": "sex_dis", "Num_Estimators": 200.0, "Metric_Value": 0.6821, "Percentage": 2.0}, {"Model_Name": "KNeighborsClassifier", "Test_Set_Index": 2.0, "Metric": "Label_Stability", "Subgroup": "sex_priv", "Num_Estimators": 200.0, "Metric_Value": 0.7392, "Percentage": 2.0}, {"Model_Name": "KNeighborsClassifier", "Test_Set_Index": 3.0, "Metric": "Label_Stability", "Subgroup": "overall", "Num_Estimators": 200.0, "Metric_Value": 0.6924, "Percentage": 3.0}, {"Model_Name": "KNeighborsClassifier", "Test_Set_Index": 3.0, "Metric": "Label_Stability", "Subgroup": "race_dis", "Num_Estimators": 200.0, "Metric_Value": 0.6948, "Percentage": 3.0}, {"Model_Name": "KNeighborsClassifier", "Test_Set_Index": 3.0, "Metric": "Label_Stability", "Subgroup": "race_priv", "Num_Estimators": 200.0, "Metric_Value": 0.6889, "Percentage": 3.0}, {"Model_Name": "KNeighborsClassifier", "Test_Set_Index": 3.0, "Metric": "Label_Stability", "Subgroup": "sex&race_dis", "Num_Estimators": 200.0, "Metric_Value": 0.6846, "Percentage": 3.0}, {"Model_Name": "KNeighborsClassifier", "Test_Set_Index": 3.0, "Metric": "Label_Stability", "Subgroup": "sex&race_priv", "Num_Estimators": 200.0, "Metric_Value": 0.7031, "Percentage": 3.0}, {"Model_Name": "KNeighborsClassifier", "Test_Set_Index": 3.0, "Metric": "Label_Stability", "Subgroup": "sex_dis", "Num_Estimators": 200.0, "Metric_Value": 0.6842, "Percentage": 3.0}, {"Model_Name": "KNeighborsClassifier", "Test_Set_Index": 3.0, "Metric": "Label_Stability", "Subgroup": "sex_priv", "Num_Estimators": 200.0, "Metric_Value": 0.7236, "Percentage": 3.0}, {"Model_Name": "KNeighborsClassifier", "Test_Set_Index": 4.0, "Metric": "Label_Stability", "Subgroup": "overall", "Num_Estimators": 200.0, "Metric_Value": 0.6967, "Percentage": 4.0}, {"Model_Name": "KNeighborsClassifier", "Test_Set_Index": 4.0, "Metric": "Label_Stability", "Subgroup": "race_dis", "Num_Estimators": 200.0, "Metric_Value": 0.6953, "Percentage": 4.0}, {"Model_Name": "KNeighborsClassifier", "Test_Set_Index": 4.0, "Metric": "Label_Stability", "Subgroup": "race_priv", "Num_Estimators": 200.0, "Metric_Value": 0.699, "Percentage": 4.0}, {"Model_Name": "KNeighborsClassifier", "Test_Set_Index": 4.0, "Metric": "Label_Stability", "Subgroup": "sex&race_dis", "Num_Estimators": 200.0, "Metric_Value": 0.6811, "Percentage": 4.0}, {"Model_Name": "KNeighborsClassifier", "Test_Set_Index": 4.0, "Metric": "Label_Stability", "Subgroup": "sex&race_priv", "Num_Estimators": 200.0, "Metric_Value": 0.7222, "Percentage": 4.0}, {"Model_Name": "KNeighborsClassifier", "Test_Set_Index": 4.0, "Metric": "Label_Stability", "Subgroup": "sex_dis", "Num_Estimators": 200.0, "Metric_Value": 0.685, "Percentage": 4.0}, {"Model_Name": "KNeighborsClassifier", "Test_Set_Index": 4.0, "Metric": "Label_Stability", "Subgroup": "sex_priv", "Num_Estimators": 200.0, "Metric_Value": 0.7419, "Percentage": 4.0}]}}
